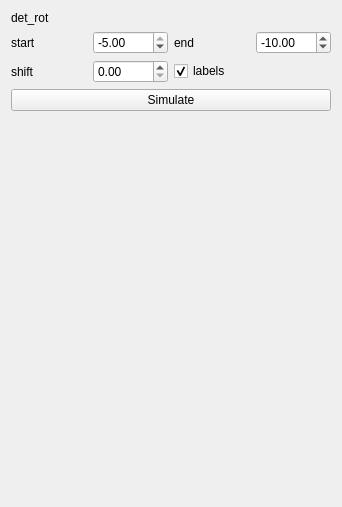
<?xml version="1.0" encoding="UTF-8"?>
<ui version="4.0">
 <class>powder_layout</class>
 <widget class="QWidget" name="powder_layout">
  <property name="geometry">
   <rect>
    <x>0</x>
    <y>0</y>
    <width>342</width>
    <height>507</height>
   </rect>
  </property>
  <property name="sizePolicy">
   <sizepolicy hsizetype="Expanding" vsizetype="Expanding">
    <horstretch>0</horstretch>
    <verstretch>0</verstretch>
   </sizepolicy>
  </property>
  <property name="windowTitle">
   <string>Form</string>
  </property>
  <layout class="QHBoxLayout" name="horizontalLayout">
   <item>
    <layout class="QGridLayout" name="gridLayout_ps">
     <item row="4" column="1">
      <spacer name="verticalSpacer_ps">
       <property name="orientation">
        <enum>Qt::Vertical</enum>
       </property>
       <property name="sizeHint" stdset="0">
        <size>
         <width>20</width>
         <height>40</height>
        </size>
       </property>
      </spacer>
     </item>
     <item row="1" column="2">
      <widget class="QLabel" name="l_ps_end">
       <property name="text">
        <string>end</string>
       </property>
      </widget>
     </item>
     <item row="1" column="0">
      <widget class="QLabel" name="l_ps_start">
       <property name="text">
        <string>start</string>
       </property>
      </widget>
     </item>
     <item row="0" column="0" colspan="2">
      <widget class="QLabel" name="l_ps4">
       <property name="text">
        <string>det_rot</string>
       </property>
      </widget>
     </item>
     <item row="1" column="1">
      <widget class="QDoubleSpinBox" name="dSB_powder_start">
       <property name="minimum">
        <double>-20.000000000000000</double>
       </property>
       <property name="maximum">
        <double>-5.000000000000000</double>
       </property>
      </widget>
     </item>
     <item row="1" column="3">
      <widget class="QDoubleSpinBox" name="dSB_powder_end">
       <property name="minimum">
        <double>-20.000000000000000</double>
       </property>
       <property name="maximum">
        <double>-5.000000000000000</double>
       </property>
       <property name="value">
        <double>-10.000000000000000</double>
       </property>
      </widget>
     </item>
     <item row="3" column="0" colspan="4">
      <widget class="QPushButton" name="pB_ps">
       <property name="text">
        <string>Simulate</string>
       </property>
      </widget>
     </item>
     <item row="2" column="0">
      <widget class="QLabel" name="l_ps_shift">
       <property name="text">
        <string>shift</string>
       </property>
      </widget>
     </item>
     <item row="2" column="1">
      <widget class="QDoubleSpinBox" name="dSB_shift"/>
     </item>
     <item row="2" column="2">
      <widget class="QCheckBox" name="cB_labels">
       <property name="text">
        <string>labels</string>
       </property>
       <property name="checked">
        <bool>true</bool>
       </property>
      </widget>
     </item>
    </layout>
   </item>
   <item>
    <layout class="QVBoxLayout" name="powd_plot_layout"/>
   </item>
  </layout>
 </widget>
 <resources/>
 <connections/>
</ui>
